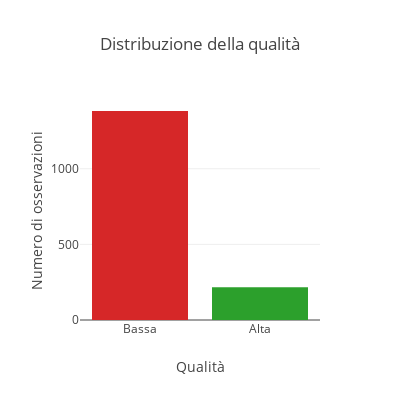

The code cell stored with this chart in its notebook:
### Code cell
y = df["quality"].value_counts()

data = [go.Bar(x=[quality_values[x] for x in y.index], y=y.values, marker = dict(color = colors[:len(y.index)]))]
layout = go.Layout(
    title='Distribuzione della qualità',
    autosize=False,
    width=400,
    height=400,
    yaxis=dict(
        title='Numero di osservazioni',
    ),
    xaxis=dict(
        title='Qualità'
    ),
)
fig = go.Figure(data=data, layout=layout)
iplot(fig, filename='basic-bar3')

### Figure 1 — Plotly figure (JSON) as saved in the notebook; plotly's stock layout.template omitted (floating-point values rounded to 4 significant figures)
{"data": [{"marker": {"color": ["#d62728", "#2ca02c"]}, "type": "bar", "uid": "4f3dc48d-c3b8-4ec9-a438-fac8bd64336c", "x": ["Bassa", "Alta"], "y": [1382, 217]}], "layout": {"autosize": false, "height": 400, "title": {"text": "Distribuzione della qualità"}, "width": 400, "xaxis": {"title": {"text": "Qualità"}}, "yaxis": {"title": {"text": "Numero di osservazioni"}}}}
